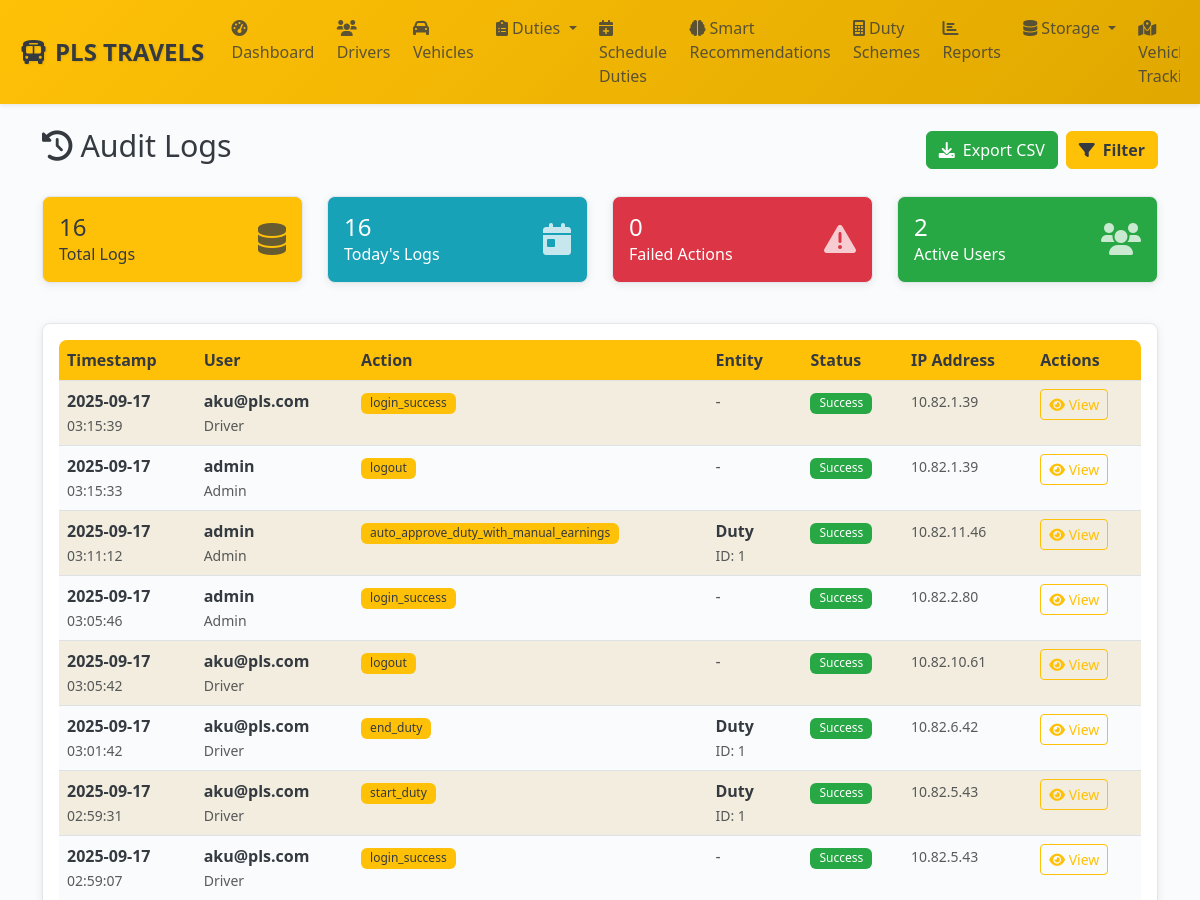
Page /admin/audit-logs (signed in, upper part) on the earlier database version.
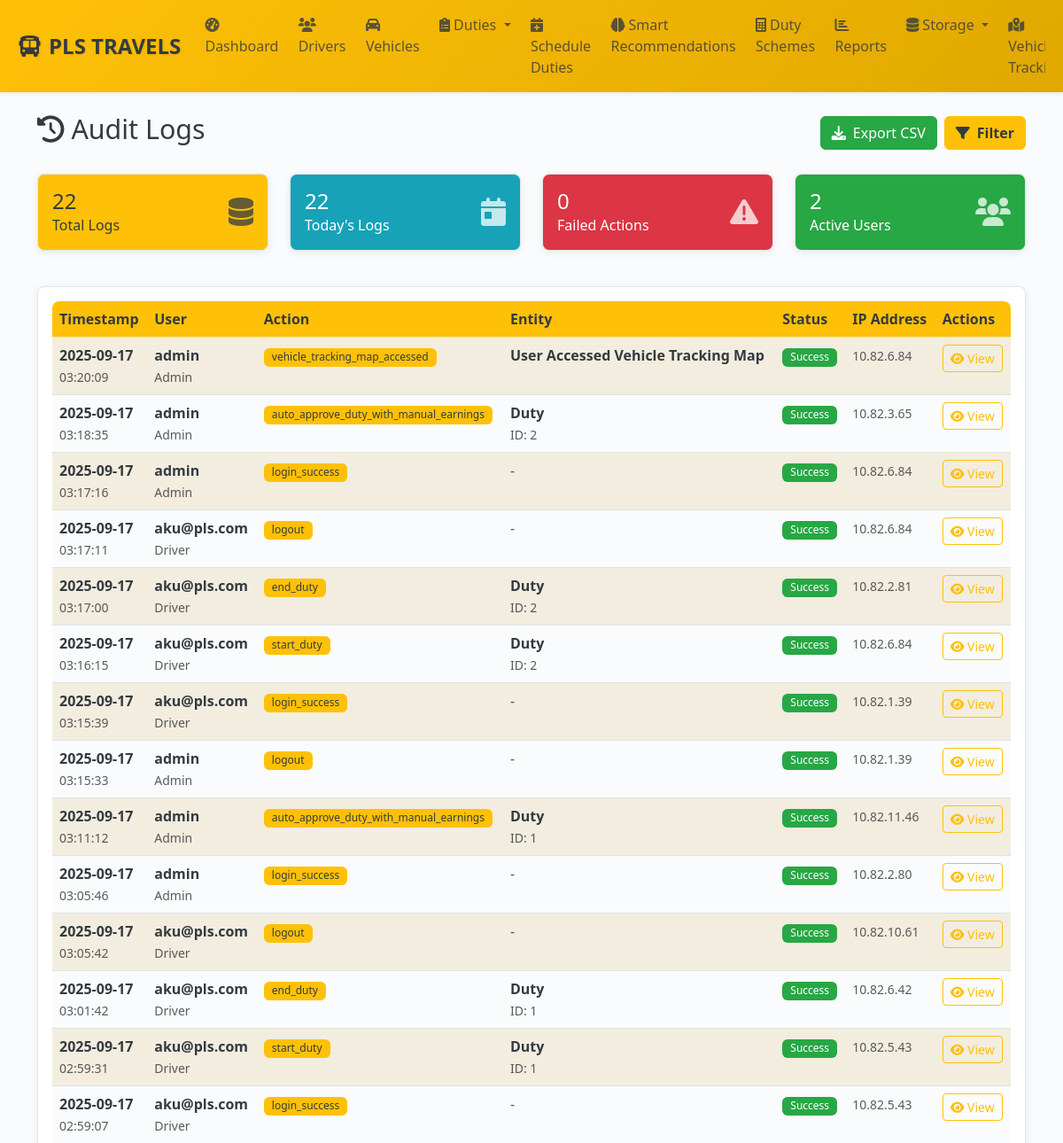
Same page on the later database version.
### models.py (models this page shows, shortened)
class AuditLog(db.Model):
    __tablename__ = 'audit_logs'
    id = db.Column(db.Integer, primary_key=True)
    user_id = db.Column(db.Integer, db.ForeignKey('users.id'), nullable=False, index=True)
    session_id = db.Column(db.String(100))
    action = db.Column(db.String(100), nullable=False, index=True)
    entity_type = db.Column(db.String(50), index=True)
    entity_id = db.Column(db.Integer)
    entity_uuid = db.Column(db.String(36))
    old_values = db.Column(db.Text)  # JSON
    new_values = db.Column(db.Text)  # JSON
    changed_fields = db.Column(db.Text)  # JSON array
    ip_address = db.Column(db.String(45))
    user_agent = db.Column(db.String(500))
    request_url = db.Column(db.String(500))
    request_method = db.Column(db.String(10))
    success = db.Column(db.Boolean, default=True)
    error_message = db.Column(db.Text)
    execution_time = db.Column(db.Float)  # milliseconds
    created_at = db.Column(db.DateTime, default=get_ist_time_naive, index=True)
    user = db.relationship('User', backref='audit_logs')
    __table_args__ = (
        Index('idx_audit_date_user', 'created_at', 'user_id'),
        Index('idx_audit_entity', 'entity_type', 'entity_id'),
    )

class User(UserMixin, db.Model):
    __tablename__ = 'users'
    id = db.Column(db.Integer, primary_key=True)
    uuid = db.Column(db.String(36), unique=True, nullable=False, default=lambda: str(uuid.uuid4()))
    username = db.Column(db.String(64), unique=True, nullable=False, index=True)
    email = db.Column(db.String(120), unique=True, nullable=False, index=True)
    password_hash = db.Column(db.String(256), nullable=False)
    role = db.Column(db.Enum(UserRole), nullable=False, default=UserRole.DRIVER, index=True)
    status = db.Column(db.Enum(UserStatus), nullable=False, default=UserStatus.ACTIVE, index=True)
    first_name = db.Column(db.String(50))
    last_name = db.Column(db.String(50))
    phone = db.Column(db.String(20), unique=True, index=True)
    whatsapp_number = db.Column(db.String(20), index=True)  # Dedicated WhatsApp number
    profile_picture = db.Column(db.String(255))
    last_login = db.Column(db.DateTime)
    login_count = db.Column(db.Integer, default=0)
    failed_login_attempts = db.Column(db.Integer, default=0)
    password_changed_at = db.Column(db.DateTime, default=get_ist_time_naive)
    two_factor_enabled = db.Column(db.Boolean, default=False)
    reset_token = db.Column(db.String(6))
    reset_token_expiry = db.Column(db.DateTime)
    created_at = db.Column(db.DateTime, default=get_ist_time_naive, nullable=False)
    updated_at = db.Column(db.DateTime, default=get_ist_time_naive, onupdate=get_ist_time_naive)
    created_by = db.Column(db.Integer, db.ForeignKey('users.id'))
    driver_profile = db.relationship('Driver', foreign_keys='Driver.user_id', backref='user', uselist=False, cascade='all, delete-orphan')
    managed_branches = db.relationship('Branch',
                                     secondary=manager_branches,
                                     primaryjoin='User.id == manager_branches.c.manager_id',
                                     secondaryjoin='Branch.id == manager_branches.c.branch_id',
                                     backref='managers')

### admin_routes.py (the view, shortened to what this page needs)
@admin_bp.route('/audit-logs')
@login_required
@admin_required
def audit_logs():
    page = request.args.get('page', 1, type=int)
    per_page = request.args.get('per_page', 50, type=int)
    user_filter = request.args.get('user', '', type=int)
    action_filter = request.args.get('action', '')
    entity_type_filter = request.args.get('entity_type', '')
    date_from = request.args.get('date_from', '')
    date_to = request.args.get('date_to', '')
    search_term = request.args.get('search', '')
    success_filter = request.args.get('success', '')
    query = AuditLog.query.join(User, AuditLog.user_id == User.id)
    if user_filter:
        query = query.filter(AuditLog.user_id == user_filter)
    if action_filter:
        query = query.filter(AuditLog.action.ilike(f'%{action_filter}%'))
    if entity_type_filter:
        query = query.filter(AuditLog.entity_type == entity_type_filter)
    if date_from:
        try:
            from_date = datetime.strptime(date_from, '%Y-%m-%d')
            query = query.filter(AuditLog.created_at >= from_date)
        except ValueError:
            pass
    if success_filter:
        success_bool = success_filter.lower() == 'true'
        query = query.filter(AuditLog.success == success_bool)
    audit_logs = query.order_by(desc(AuditLog.created_at)).paginate(
        page=page, per_page=per_page, error_out=False
    )
    users = User.query.filter(User.role.in_([UserRole.ADMIN, UserRole.MANAGER])).all()
    actions = db.session.query(AuditLog.action).distinct().order_by(AuditLog.action).all()
    entity_types = db.session.query(AuditLog.entity_type).distinct().filter(
        AuditLog.entity_type.isnot(None)
    ).order_by(AuditLog.entity_type).all()
    stats = {
        'total_logs': AuditLog.query.count(),
        'today_logs': AuditLog.query.filter(
            AuditLog.created_at >= datetime.now().date()
        ).count(),
        'failed_actions': AuditLog.query.filter(AuditLog.success == False).count(),
        'unique_users': db.session.query(AuditLog.user_id).distinct().count()
    }
    return render_template('admin/audit_logs.html',
                         audit_logs=audit_logs,
                         users=users,
                         actions=[a[0] for a in actions],
                         entity_types=[e[0] for e in entity_types],
                         user_filter=user_filter,
                         action_filter=action_filter,
                         entity_type_filter=entity_type_filter,
                         date_from=date_from,
                         date_to=date_to,
                         search_term=search_term,
                         success_filter=success_filter,
                         per_page=per_page,
                         stats=stats)

### admin_routes.py (called while the page is built)
def admin_required(f):
    @wraps(f)
    def decorated_function(*args, **kwargs):
        from models import UserRole
        if not current_user.is_authenticated or current_user.role != UserRole.ADMIN:
            flash('Admin access required.', 'error')
            return redirect(url_for('auth.login'))
        return f(*args, **kwargs)
    return decorated_function

### templates/admin/audit_logs.html (shortened to what the changed rows need)
{% extends "base.html" %}
{% block content %}
<div class="d-flex justify-content-between align-items-center mb-4">
    <h2><i class="fas fa-history me-2"></i>Audit Logs</h2>
</div>
<div class="row mb-4">
    <div class="col-md-3 col-sm-6 mb-3">
        <div class="card bg-primary text-white">
            <div class="card-body">
                <div class="d-flex justify-content-between">
                    <div>
                        <h4 class="mb-0">{{ "{:,}".format(stats.total_logs) }}</h4>
                        <p class="mb-0">Total Logs</p>
                    </div>
                </div>
            </div>
        </div>
    </div>
    <div class="col-md-3 col-sm-6 mb-3">
        <div class="card bg-info text-white">
            <div class="card-body">
                <div class="d-flex justify-content-between">
                    <div>
                        <h4 class="mb-0">{{ "{:,}".format(stats.today_logs) }}</h4>
                        <p class="mb-0">Today's Logs</p>
                    </div>
                </div>
            </div>
        </div>
    </div>
</div>
<div class="card">
    <div class="card-body">
        {% if audit_logs.items %}
        <div class="table-responsive">
            <table class="table table-striped table-hover">
                <thead>
                    <tr>
                        <th>Timestamp</th>
                        <th>User</th>
                        <th>Action</th>
                        <th>Entity</th>
                        <th>Status</th>
                        <th>IP Address</th>
                        <th>Actions</th>
                    </tr>
                </thead>
                <tbody>
                    {% for log in audit_logs.items %}
                    <tr class="{% if not log.success %}table-danger{% endif %}">
                        <td>
                            <div>
                                <strong>{{ log.created_at.strftime('%Y-%m-%d') }}</strong><br>
                                <small class="text-muted">{{ log.created_at.strftime('%H:%M:%S') }}</small>
                            </div>
                        </td>
                        <td>
                            {% if log.user %}
                            <div>
                                <strong>{{ log.user.username }}</strong><br>
                                <small class="text-muted">{{ log.user.role.value.title() }}</small>
                            </div>
                            {% else %}
                            <span class="text-muted">Unknown User</span>
                            {% endif %}
                        </td>
                        <td>
                            <span class="badge bg-primary">{{ log.action }}</span>
                        </td>
                        <td>
                            {% if log.entity_type %}
                            <div>
                                <strong>{{ log.entity_type.title() }}</strong>
                                {% if log.entity_id %}
                                <br><small class="text-muted">ID: {{ log.entity_id }}</small>
                                {% endif %}
                            </div>
                            {% else %}
                            <span class="text-muted">-</span>
                            {% endif %}
                        </td>
                        <td>
                            {% if log.success %}
                                <span class="badge bg-success">Success</span>
                            {% else %}
                                <span class="badge bg-danger">Failed</span>
                            {% endif %}
                        </td>
                        <td>
                            <small class="text-muted">{{ log.ip_address or '-' }}</small>
                        </td>
                        <td>
                            <a href="{{ url_for('admin.view_audit_log', log_id=log.id) }}" class="btn btn-sm btn-outline-primary">
                                <i class="fas fa-eye"></i> View
                            </a>
                        </td>
                    </tr>
                    {% endfor %}
                </tbody>
            </table>
        </div>
        {% else %}
        <div class="text-center py-5">
            <i class="fas fa-history fa-3x text-muted mb-3"></i>
            <h5 class="text-muted">No audit logs found</h5>
            <p class="text-muted">Try adjusting your filters or check back later.</p>
        </div>
        {% endif %}
    </div>
</div>
{% endblock %}

Differences in the rows shown:
added AuditLog: created_at "2025-09-17", created_at "03:20:09", user.username "admin", user.role.value "Admin", action "vehicle_tracking_map_accessed", entity_type "User Accessed Vehicle Tracking Map", success "Success", ip_address "10.82.6.84"
added AuditLog: created_at "2025-09-17", created_at "03:18:35", user.username "admin", user.role.value "Admin", action "auto_approve_duty_with_manual_earnings", entity_type "Duty", entity_id "2", success "Success", ip_address "10.82.3.65"
added AuditLog: created_at "2025-09-17", created_at "03:17:16", user.username "admin", user.role.value "Admin", action "login_success", success "Success", ip_address "10.82.6.84"
added AuditLog: created_at "2025-09-17", created_at "03:17:11", user.username "aku@pls.com", user.role.value "Driver", action "logout", success "Success", ip_address "10.82.6.84"
added AuditLog: created_at "2025-09-17", created_at "03:17:00", user.username "aku@pls.com", user.role.value "Driver", action "end_duty", entity_type "Duty", entity_id "2", success "Success", ip_address "10.82.2.81"
added AuditLog: created_at "2025-09-17", created_at "03:16:15", user.username "aku@pls.com", user.role.value "Driver", action "start_duty", entity_type "Duty", entity_id "2", success "Success", ip_address "10.82.6.84"
Other differences:
{{ "{:,}".format(stats.total_logs) }}: "16" → "22"
{{ "{:,}".format(stats.today_logs) }}: "16" → "22"
